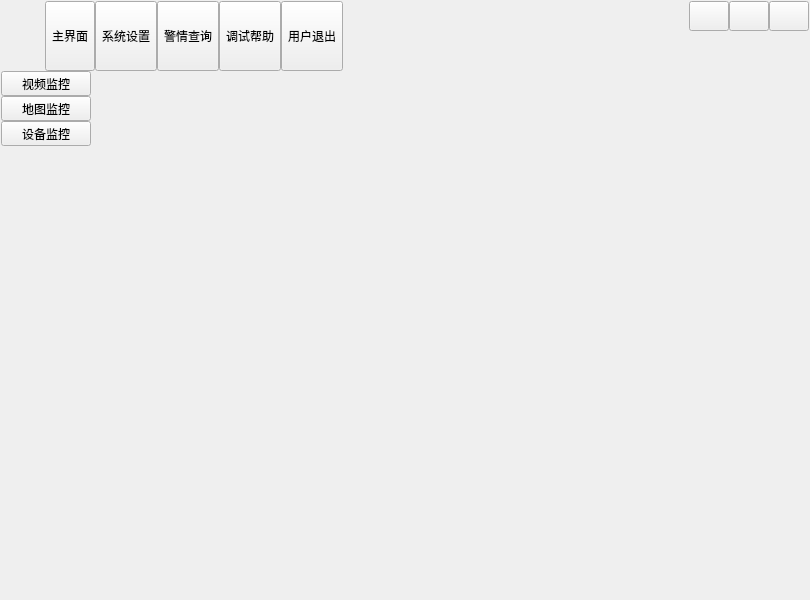
<?xml version="1.0" encoding="UTF-8"?>
<ui version="4.0">
 <class>UIDemo08</class>
 <widget class="QWidget" name="UIDemo08">
  <property name="geometry">
   <rect>
    <x>0</x>
    <y>0</y>
    <width>810</width>
    <height>600</height>
   </rect>
  </property>
  <property name="windowTitle">
   <string>Dialog</string>
  </property>
  <property name="sizeGripEnabled" stdset="0">
   <bool>false</bool>
  </property>
  <layout class="QVBoxLayout" name="verticalLayout">
   <property name="spacing">
    <number>0</number>
   </property>
   <property name="leftMargin">
    <number>1</number>
   </property>
   <property name="topMargin">
    <number>1</number>
   </property>
   <property name="rightMargin">
    <number>1</number>
   </property>
   <property name="bottomMargin">
    <number>1</number>
   </property>
   <item>
    <widget class="QWidget" name="widgetTitle" native="true">
     <property name="sizePolicy">
      <sizepolicy hsizetype="Preferred" vsizetype="Fixed">
       <horstretch>0</horstretch>
       <verstretch>0</verstretch>
      </sizepolicy>
     </property>
     <layout class="QHBoxLayout" name="horizontalLayout_2">
      <property name="spacing">
       <number>10</number>
      </property>
      <property name="leftMargin">
       <number>10</number>
      </property>
      <property name="topMargin">
       <number>0</number>
      </property>
      <property name="rightMargin">
       <number>0</number>
      </property>
      <property name="bottomMargin">
       <number>0</number>
      </property>
      <item>
       <widget class="QLabel" name="labIco">
        <property name="text">
         <string/>
        </property>
        <property name="alignment">
         <set>Qt::AlignCenter</set>
        </property>
       </widget>
      </item>
      <item>
       <widget class="QLabel" name="labTitle">
        <property name="styleSheet">
         <string notr="true"/>
        </property>
        <property name="text">
         <string/>
        </property>
        <property name="alignment">
         <set>Qt::AlignLeading|Qt::AlignLeft|Qt::AlignVCenter</set>
        </property>
       </widget>
      </item>
      <item>
       <widget class="QWidget" name="widgetTop" native="true">
        <layout class="QHBoxLayout" name="horizontalLayout_3">
         <property name="spacing">
          <number>0</number>
         </property>
         <property name="leftMargin">
          <number>0</number>
         </property>
         <property name="topMargin">
          <number>0</number>
         </property>
         <property name="rightMargin">
          <number>0</number>
         </property>
         <property name="bottomMargin">
          <number>0</number>
         </property>
         <item>
          <widget class="QToolButton" name="btnMain">
           <property name="sizePolicy">
            <sizepolicy hsizetype="Fixed" vsizetype="Expanding">
             <horstretch>0</horstretch>
             <verstretch>0</verstretch>
            </sizepolicy>
           </property>
           <property name="text">
            <string>主界面</string>
           </property>
           <property name="icon">
            <iconset>
             <normaloff>:/image/main_main.png</normaloff>:/image/main_main.png</iconset>
           </property>
           <property name="toolButtonStyle">
            <enum>Qt::ToolButtonTextUnderIcon</enum>
           </property>
          </widget>
         </item>
         <item>
          <widget class="QToolButton" name="btnConfig">
           <property name="sizePolicy">
            <sizepolicy hsizetype="Fixed" vsizetype="Expanding">
             <horstretch>0</horstretch>
             <verstretch>0</verstretch>
            </sizepolicy>
           </property>
           <property name="text">
            <string>系统设置</string>
           </property>
           <property name="icon">
            <iconset>
             <normaloff>:/image/main_config.png</normaloff>:/image/main_config.png</iconset>
           </property>
           <property name="toolButtonStyle">
            <enum>Qt::ToolButtonTextUnderIcon</enum>
           </property>
          </widget>
         </item>
         <item>
          <widget class="QToolButton" name="btnData">
           <property name="sizePolicy">
            <sizepolicy hsizetype="Fixed" vsizetype="Expanding">
             <horstretch>0</horstretch>
             <verstretch>0</verstretch>
            </sizepolicy>
           </property>
           <property name="text">
            <string>警情查询</string>
           </property>
           <property name="icon">
            <iconset>
             <normaloff>:/image/main_data.png</normaloff>:/image/main_data.png</iconset>
           </property>
           <property name="checked">
            <bool>false</bool>
           </property>
           <property name="toolButtonStyle">
            <enum>Qt::ToolButtonTextUnderIcon</enum>
           </property>
          </widget>
         </item>
         <item>
          <widget class="QToolButton" name="btnHelp">
           <property name="sizePolicy">
            <sizepolicy hsizetype="Fixed" vsizetype="Expanding">
             <horstretch>0</horstretch>
             <verstretch>0</verstretch>
            </sizepolicy>
           </property>
           <property name="styleSheet">
            <string notr="true"/>
           </property>
           <property name="text">
            <string>调试帮助</string>
           </property>
           <property name="icon">
            <iconset>
             <normaloff>:/image/main_person.png</normaloff>:/image/main_person.png</iconset>
           </property>
           <property name="toolButtonStyle">
            <enum>Qt::ToolButtonTextUnderIcon</enum>
           </property>
          </widget>
         </item>
         <item>
          <widget class="QToolButton" name="btnExit">
           <property name="sizePolicy">
            <sizepolicy hsizetype="Fixed" vsizetype="Expanding">
             <horstretch>0</horstretch>
             <verstretch>0</verstretch>
            </sizepolicy>
           </property>
           <property name="styleSheet">
            <string notr="true"/>
           </property>
           <property name="text">
            <string>用户退出</string>
           </property>
           <property name="icon">
            <iconset>
             <normaloff>:/image/main_exit.png</normaloff>:/image/main_exit.png</iconset>
           </property>
           <property name="toolButtonStyle">
            <enum>Qt::ToolButtonTextUnderIcon</enum>
           </property>
          </widget>
         </item>
        </layout>
       </widget>
      </item>
      <item>
       <spacer name="horizontalSpacer">
        <property name="orientation">
         <enum>Qt::Horizontal</enum>
        </property>
        <property name="sizeHint" stdset="0">
         <size>
          <width>40</width>
          <height>20</height>
         </size>
        </property>
       </spacer>
      </item>
      <item>
       <widget class="QWidget" name="widgetMenu" native="true">
        <layout class="QGridLayout" name="gridLayout_2">
         <property name="leftMargin">
          <number>0</number>
         </property>
         <property name="topMargin">
          <number>0</number>
         </property>
         <property name="rightMargin">
          <number>0</number>
         </property>
         <property name="bottomMargin">
          <number>0</number>
         </property>
         <property name="spacing">
          <number>0</number>
         </property>
         <item row="1" column="1" colspan="3">
          <spacer name="verticalSpacer">
           <property name="orientation">
            <enum>Qt::Vertical</enum>
           </property>
           <property name="sizeHint" stdset="0">
            <size>
             <width>20</width>
             <height>40</height>
            </size>
           </property>
          </spacer>
         </item>
         <item row="0" column="1">
          <widget class="QPushButton" name="btnMenu_Min">
           <property name="sizePolicy">
            <sizepolicy hsizetype="Minimum" vsizetype="Expanding">
             <horstretch>0</horstretch>
             <verstretch>0</verstretch>
            </sizepolicy>
           </property>
           <property name="minimumSize">
            <size>
             <width>30</width>
             <height>30</height>
            </size>
           </property>
           <property name="cursor">
            <cursorShape>ArrowCursor</cursorShape>
           </property>
           <property name="focusPolicy">
            <enum>Qt::NoFocus</enum>
           </property>
           <property name="toolTip">
            <string>最小化</string>
           </property>
           <property name="text">
            <string/>
           </property>
          </widget>
         </item>
         <item row="0" column="3">
          <widget class="QPushButton" name="btnMenu_Close">
           <property name="sizePolicy">
            <sizepolicy hsizetype="Minimum" vsizetype="Expanding">
             <horstretch>0</horstretch>
             <verstretch>0</verstretch>
            </sizepolicy>
           </property>
           <property name="minimumSize">
            <size>
             <width>30</width>
             <height>30</height>
            </size>
           </property>
           <property name="cursor">
            <cursorShape>ArrowCursor</cursorShape>
           </property>
           <property name="focusPolicy">
            <enum>Qt::NoFocus</enum>
           </property>
           <property name="toolTip">
            <string>关闭</string>
           </property>
           <property name="text">
            <string/>
           </property>
          </widget>
         </item>
         <item row="0" column="2">
          <widget class="QPushButton" name="btnMenu_Max">
           <property name="sizePolicy">
            <sizepolicy hsizetype="Minimum" vsizetype="Expanding">
             <horstretch>0</horstretch>
             <verstretch>0</verstretch>
            </sizepolicy>
           </property>
           <property name="minimumSize">
            <size>
             <width>30</width>
             <height>30</height>
            </size>
           </property>
           <property name="focusPolicy">
            <enum>Qt::NoFocus</enum>
           </property>
           <property name="text">
            <string/>
           </property>
          </widget>
         </item>
        </layout>
       </widget>
      </item>
     </layout>
    </widget>
   </item>
   <item>
    <widget class="QStackedWidget" name="stackedWidget">
     <property name="styleSheet">
      <string notr="true"/>
     </property>
     <property name="currentIndex">
      <number>0</number>
     </property>
     <widget class="QWidget" name="page1">
      <layout class="QHBoxLayout" name="horizontalLayout">
       <property name="spacing">
        <number>0</number>
       </property>
       <property name="leftMargin">
        <number>0</number>
       </property>
       <property name="topMargin">
        <number>0</number>
       </property>
       <property name="rightMargin">
        <number>0</number>
       </property>
       <property name="bottomMargin">
        <number>0</number>
       </property>
       <item>
        <widget class="QWidget" name="widgetLeftMain" native="true">
         <property name="maximumSize">
          <size>
           <width>90</width>
           <height>16777215</height>
          </size>
         </property>
         <layout class="QVBoxLayout" name="verticalLayout_2">
          <property name="spacing">
           <number>0</number>
          </property>
          <property name="leftMargin">
           <number>0</number>
          </property>
          <property name="topMargin">
           <number>0</number>
          </property>
          <property name="rightMargin">
           <number>0</number>
          </property>
          <property name="bottomMargin">
           <number>0</number>
          </property>
          <item>
           <widget class="QToolButton" name="tbtnMain1">
            <property name="sizePolicy">
             <sizepolicy hsizetype="Expanding" vsizetype="Fixed">
              <horstretch>0</horstretch>
              <verstretch>0</verstretch>
             </sizepolicy>
            </property>
            <property name="text">
             <string>视频监控</string>
            </property>
           </widget>
          </item>
          <item>
           <widget class="QToolButton" name="tbtnMain2">
            <property name="sizePolicy">
             <sizepolicy hsizetype="Expanding" vsizetype="Fixed">
              <horstretch>0</horstretch>
              <verstretch>0</verstretch>
             </sizepolicy>
            </property>
            <property name="text">
             <string>地图监控</string>
            </property>
           </widget>
          </item>
          <item>
           <widget class="QToolButton" name="tbtnMain3">
            <property name="sizePolicy">
             <sizepolicy hsizetype="Expanding" vsizetype="Fixed">
              <horstretch>0</horstretch>
              <verstretch>0</verstretch>
             </sizepolicy>
            </property>
            <property name="text">
             <string>设备监控</string>
            </property>
           </widget>
          </item>
          <item>
           <spacer name="verticalSpacer_2">
            <property name="orientation">
             <enum>Qt::Vertical</enum>
            </property>
            <property name="sizeHint" stdset="0">
             <size>
              <width>20</width>
              <height>471</height>
             </size>
            </property>
           </spacer>
          </item>
         </layout>
        </widget>
       </item>
       <item>
        <widget class="QLabel" name="lab1">
         <property name="sizePolicy">
          <sizepolicy hsizetype="Expanding" vsizetype="Expanding">
           <horstretch>0</horstretch>
           <verstretch>0</verstretch>
          </sizepolicy>
         </property>
         <property name="text">
          <string/>
         </property>
         <property name="alignment">
          <set>Qt::AlignCenter</set>
         </property>
        </widget>
       </item>
      </layout>
     </widget>
     <widget class="QWidget" name="page2">
      <layout class="QHBoxLayout" name="horizontalLayout_4">
       <property name="spacing">
        <number>0</number>
       </property>
       <property name="leftMargin">
        <number>0</number>
       </property>
       <property name="topMargin">
        <number>0</number>
       </property>
       <property name="rightMargin">
        <number>0</number>
       </property>
       <property name="bottomMargin">
        <number>0</number>
       </property>
       <item>
        <widget class="QWidget" name="widgetLeftConfig" native="true">
         <property name="maximumSize">
          <size>
           <width>100</width>
           <height>16777215</height>
          </size>
         </property>
         <layout class="QVBoxLayout" name="verticalLayout_3">
          <property name="spacing">
           <number>0</number>
          </property>
          <property name="leftMargin">
           <number>0</number>
          </property>
          <property name="topMargin">
           <number>0</number>
          </property>
          <property name="rightMargin">
           <number>0</number>
          </property>
          <property name="bottomMargin">
           <number>0</number>
          </property>
          <item>
           <widget class="QToolButton" name="tbtnConfig1">
            <property name="sizePolicy">
             <sizepolicy hsizetype="Expanding" vsizetype="Fixed">
              <horstretch>0</horstretch>
              <verstretch>0</verstretch>
             </sizepolicy>
            </property>
            <property name="text">
             <string>基本设置</string>
            </property>
           </widget>
          </item>
          <item>
           <widget class="QToolButton" name="tbtnConfig2">
            <property name="sizePolicy">
             <sizepolicy hsizetype="Expanding" vsizetype="Fixed">
              <horstretch>0</horstretch>
              <verstretch>0</verstretch>
             </sizepolicy>
            </property>
            <property name="text">
             <string>转发设置</string>
            </property>
           </widget>
          </item>
          <item>
           <widget class="QToolButton" name="tbtnConfig3">
            <property name="sizePolicy">
             <sizepolicy hsizetype="Expanding" vsizetype="Fixed">
              <horstretch>0</horstretch>
              <verstretch>0</verstretch>
             </sizepolicy>
            </property>
            <property name="text">
             <string>用户设置</string>
            </property>
           </widget>
          </item>
          <item>
           <widget class="QToolButton" name="tbtnConfig4">
            <property name="sizePolicy">
             <sizepolicy hsizetype="Expanding" vsizetype="Fixed">
              <horstretch>0</horstretch>
              <verstretch>0</verstretch>
             </sizepolicy>
            </property>
            <property name="text">
             <string>防区设置</string>
            </property>
           </widget>
          </item>
          <item>
           <widget class="QToolButton" name="tbtnConfig5">
            <property name="sizePolicy">
             <sizepolicy hsizetype="Expanding" vsizetype="Fixed">
              <horstretch>0</horstretch>
              <verstretch>0</verstretch>
             </sizepolicy>
            </property>
            <property name="text">
             <string>设备设置</string>
            </property>
           </widget>
          </item>
          <item>
           <widget class="QToolButton" name="tbtnConfig6">
            <property name="sizePolicy">
             <sizepolicy hsizetype="Expanding" vsizetype="Fixed">
              <horstretch>0</horstretch>
              <verstretch>0</verstretch>
             </sizepolicy>
            </property>
            <property name="text">
             <string>其他设置</string>
            </property>
           </widget>
          </item>
          <item>
           <spacer name="verticalSpacer_3">
            <property name="orientation">
             <enum>Qt::Vertical</enum>
            </property>
            <property name="sizeHint" stdset="0">
             <size>
              <width>20</width>
              <height>417</height>
             </size>
            </property>
           </spacer>
          </item>
         </layout>
        </widget>
       </item>
       <item>
        <widget class="QLabel" name="lab2">
         <property name="sizePolicy">
          <sizepolicy hsizetype="Expanding" vsizetype="Expanding">
           <horstretch>0</horstretch>
           <verstretch>0</verstretch>
          </sizepolicy>
         </property>
         <property name="text">
          <string>系统设置</string>
         </property>
         <property name="alignment">
          <set>Qt::AlignCenter</set>
         </property>
        </widget>
       </item>
      </layout>
     </widget>
     <widget class="QWidget" name="page3">
      <layout class="QVBoxLayout" name="verticalLayout_5">
       <item>
        <widget class="QLabel" name="lab3">
         <property name="text">
          <string>警情查询</string>
         </property>
         <property name="alignment">
          <set>Qt::AlignCenter</set>
         </property>
        </widget>
       </item>
      </layout>
     </widget>
     <widget class="QWidget" name="page4">
      <layout class="QVBoxLayout" name="verticalLayout_4">
       <item>
        <widget class="QLabel" name="lab4">
         <property name="text">
          <string>调试帮助</string>
         </property>
         <property name="alignment">
          <set>Qt::AlignCenter</set>
         </property>
        </widget>
       </item>
      </layout>
     </widget>
    </widget>
   </item>
  </layout>
 </widget>
 <resources/>
 <connections/>
</ui>
